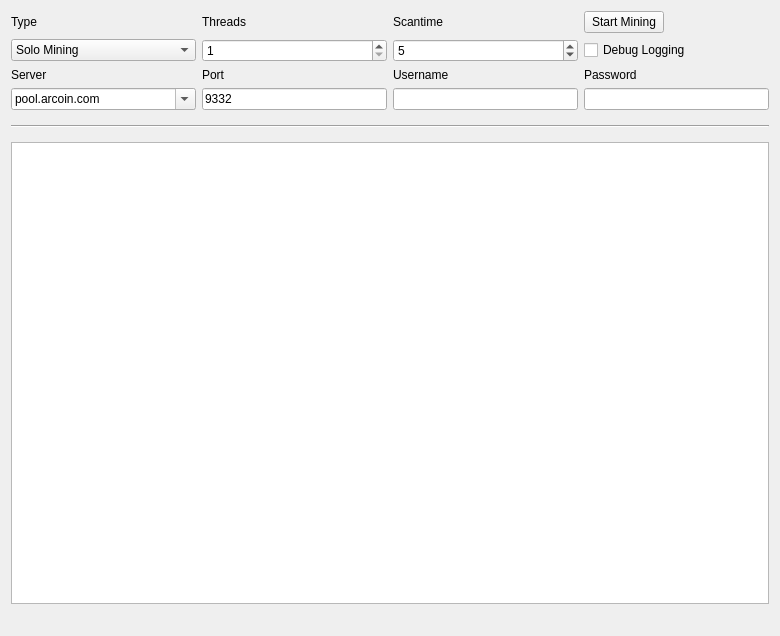
<?xml version="1.0" encoding="UTF-8"?>
<ui version="4.0">
 <class>MiningPage</class>
 <widget class="QWidget" name="MiningPage">
  <property name="geometry">
   <rect>
    <x>0</x>
    <y>0</y>
    <width>780</width>
    <height>636</height>
   </rect>
  </property>
  <property name="windowTitle">
   <string>Mining</string>
  </property>
  <layout class="QGridLayout" name="gridLayout">
   <property name="sizeConstraint">
    <enum>QLayout::SetMaximumSize</enum>
   </property>
   <item row="8" column="2">
    <widget class="QLineEdit" name="portLine">
     <property name="enabled">
      <bool>true</bool>
     </property>
     <property name="text">
      <string>9332</string>
     </property>
     <property name="value" stdset="0">
      <number>8337</number>
     </property>
    </widget>
   </item>
   <item row="4" column="3">
    <widget class="QSpinBox" name="scantimeBox">
     <property name="enabled">
      <bool>true</bool>
     </property>
     <property name="minimum">
      <number>1</number>
     </property>
     <property name="value">
      <number>5</number>
     </property>
    </widget>
   </item>
   <item row="4" column="4">
    <widget class="QCheckBox" name="debugCheckBox">
     <property name="text">
      <string>Debug Logging</string>
     </property>
    </widget>
   </item>
   <item row="3" column="3">
    <widget class="QLabel" name="scantimeLabel">
     <property name="enabled">
      <bool>true</bool>
     </property>
     <property name="layoutDirection">
      <enum>Qt::LeftToRight</enum>
     </property>
     <property name="text">
      <string>Scantime</string>
     </property>
    </widget>
   </item>
   <item row="16" column="1" colspan="2">
    <widget class="QLabel" name="shareCount">
     <property name="font">
      <font>
       <pointsize>10</pointsize>
       <weight>75</weight>
       <bold>true</bold>
      </font>
     </property>
     <property name="text">
      <string/>
     </property>
    </widget>
   </item>
   <item row="16" column="3" colspan="2">
    <widget class="QLabel" name="mineSpeedLabel">
     <property name="sizePolicy">
      <sizepolicy hsizetype="Preferred" vsizetype="Preferred">
       <horstretch>0</horstretch>
       <verstretch>0</verstretch>
      </sizepolicy>
     </property>
     <property name="font">
      <font>
       <pointsize>10</pointsize>
       <weight>75</weight>
       <bold>true</bold>
      </font>
     </property>
     <property name="text">
      <string/>
     </property>
     <property name="alignment">
      <set>Qt::AlignRight|Qt::AlignTrailing|Qt::AlignVCenter</set>
     </property>
    </widget>
   </item>
   <item row="10" column="1" colspan="4">
    <widget class="Line" name="line">
     <property name="sizePolicy">
      <sizepolicy hsizetype="Minimum" vsizetype="Fixed">
       <horstretch>0</horstretch>
       <verstretch>0</verstretch>
      </sizepolicy>
     </property>
     <property name="minimumSize">
      <size>
       <width>0</width>
       <height>20</height>
      </size>
     </property>
     <property name="orientation">
      <enum>Qt::Horizontal</enum>
     </property>
    </widget>
   </item>
   <item row="8" column="1">
    <widget class="QComboBox" name="serverLine">
     <property name="sizePolicy">
      <sizepolicy hsizetype="Expanding" vsizetype="Fixed">
       <horstretch>0</horstretch>
       <verstretch>0</verstretch>
      </sizepolicy>
     </property>
     <property name="autoFillBackground">
      <bool>true</bool>
     </property>
     <property name="editable">
      <bool>true</bool>
     </property>
     <item>
      <property name="text">
       <string>pool.arcoin.com</string>
      </property>
     </item>
    </widget>
   </item>
   <item row="8" column="3">
    <widget class="QLineEdit" name="usernameLine">
     <property name="enabled">
      <bool>true</bool>
     </property>
     <property name="text">
      <string/>
     </property>
    </widget>
   </item>
   <item row="15" column="1" colspan="4">
    <widget class="QListWidget" name="list">
     <property name="autoScrollMargin">
      <number>100000</number>
     </property>
     <property name="dragDropMode">
      <enum>QAbstractItemView::DragOnly</enum>
     </property>
     <property name="selectionMode">
      <enum>QAbstractItemView::NoSelection</enum>
     </property>
     <property name="movement">
      <enum>QListView::Snap</enum>
     </property>
     <property name="batchSize">
      <number>10</number>
     </property>
    </widget>
   </item>
   <item row="3" column="2">
    <widget class="QLabel" name="threadsLabel">
     <property name="enabled">
      <bool>true</bool>
     </property>
     <property name="text">
      <string>Threads</string>
     </property>
    </widget>
   </item>
   <item row="3" column="1">
    <widget class="QLabel" name="typeLabel">
     <property name="text">
      <string>Type</string>
     </property>
    </widget>
   </item>
   <item row="6" column="4">
    <widget class="QLabel" name="passwordLabel">
     <property name="enabled">
      <bool>true</bool>
     </property>
     <property name="text">
      <string>Password</string>
     </property>
    </widget>
   </item>
   <item row="6" column="2">
    <widget class="QLabel" name="portLabel">
     <property name="enabled">
      <bool>true</bool>
     </property>
     <property name="text">
      <string>Port</string>
     </property>
    </widget>
   </item>
   <item row="4" column="2">
    <widget class="QSpinBox" name="threadsBox">
     <property name="enabled">
      <bool>true</bool>
     </property>
     <property name="minimum">
      <number>1</number>
     </property>
     <property name="value">
      <number>1</number>
     </property>
    </widget>
   </item>
   <item row="3" column="4">
    <widget class="QPushButton" name="startButton">
     <property name="sizePolicy">
      <sizepolicy hsizetype="Fixed" vsizetype="Fixed">
       <horstretch>0</horstretch>
       <verstretch>0</verstretch>
      </sizepolicy>
     </property>
     <property name="text">
      <string>Start Mining</string>
     </property>
    </widget>
   </item>
   <item row="6" column="1">
    <widget class="QLabel" name="serverLabel">
     <property name="enabled">
      <bool>true</bool>
     </property>
     <property name="text">
      <string>Server</string>
     </property>
    </widget>
   </item>
   <item row="6" column="3">
    <widget class="QLabel" name="usernameLabel">
     <property name="enabled">
      <bool>true</bool>
     </property>
     <property name="text">
      <string>Username</string>
     </property>
    </widget>
   </item>
   <item row="4" column="1">
    <widget class="QComboBox" name="typeBox">
     <property name="editable">
      <bool>false</bool>
     </property>
     <property name="currentIndex">
      <number>0</number>
     </property>
     <item>
      <property name="text">
       <string>Solo Mining</string>
      </property>
     </item>
     <item>
      <property name="text">
       <string>Pool Mining</string>
      </property>
     </item>
    </widget>
   </item>
   <item row="8" column="4">
    <widget class="QLineEdit" name="passwordLine">
     <property name="enabled">
      <bool>true</bool>
     </property>
    </widget>
   </item>
  </layout>
 </widget>
 <layoutdefault spacing="6" margin="11"/>
 <tabstops>
  <tabstop>startButton</tabstop>
  <tabstop>typeBox</tabstop>
  <tabstop>threadsBox</tabstop>
  <tabstop>scantimeBox</tabstop>
  <tabstop>portLine</tabstop>
  <tabstop>usernameLine</tabstop>
  <tabstop>passwordLine</tabstop>
  <tabstop>debugCheckBox</tabstop>
  <tabstop>list</tabstop>
 </tabstops>
 <resources/>
 <connections/>
</ui>
